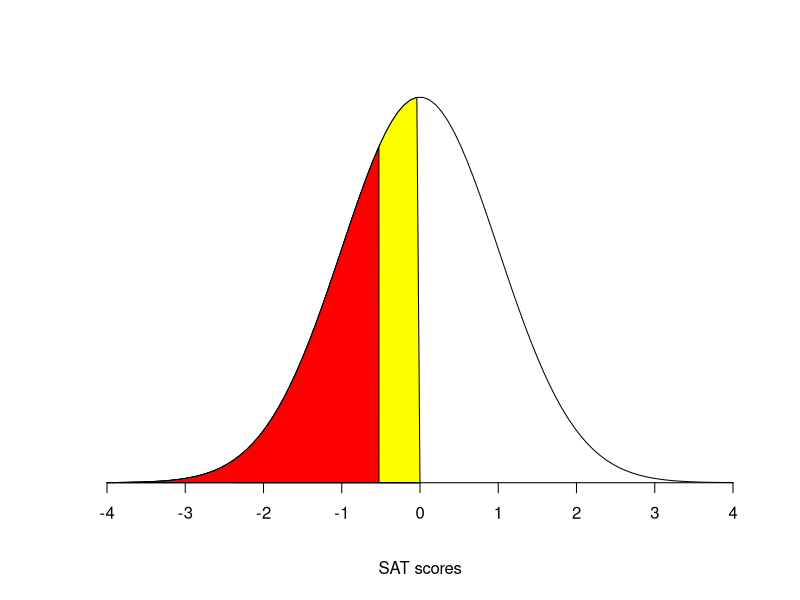

Write R code to recreate this figure.
mean=0; sd=1
lb=-0.5244005; ub=0

x <- seq(-4,4,length=100)*sd + mean
hx <- dnorm(x,mean,sd)

plot(x, hx, type="n", xlab="SAT scores", ylab="",
     main="", axes=FALSE)

lines(x, hx)
i <- x <= ub
polygon(c(0,x[i],ub), c(0,hx[i],0), col="yellow") 
i <- x <= lb
polygon(c(0,x[i],lb), c(0,hx[i],0), col="red") 
axis(1, at=seq(-4, 4, 1), pos=0)


